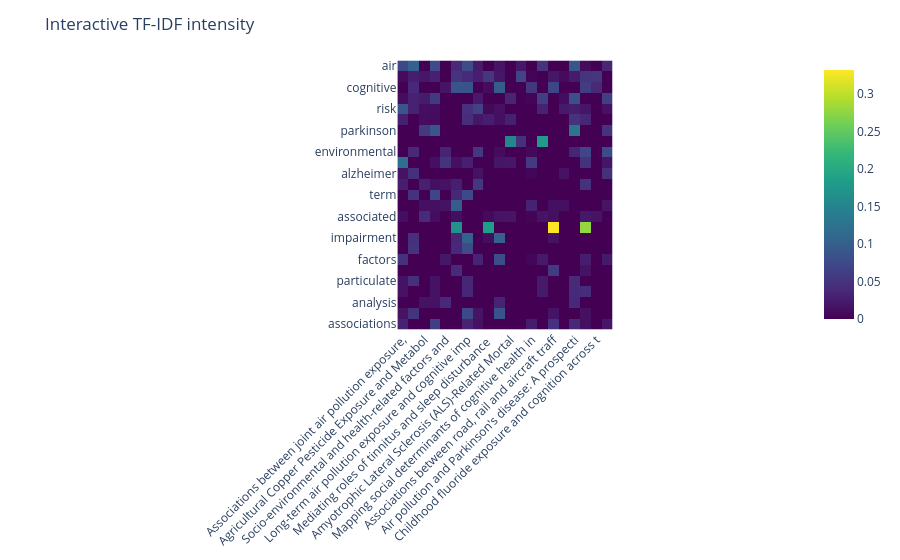

Here is the notebook cell this chart was saved with:
### Code cell
# Term x document TF-IDF intensity for the top terms across the first N documents
MAX_DOCS = 20

term_to_idx = {t: i for i, t in enumerate(feature_names)}
selected = [term_to_idx[t] for t in top_terms.index if t in term_to_idx]
doc_idx = list(range(min(X.shape[0], MAX_DOCS)))

mat = X[doc_idx, :][:, selected].toarray().T  # terms x docs
term_labels = [feature_names[i] for i in selected]
doc_titles = (
    df_filtered.iloc[doc_idx]["title"].fillna("").astype(str).str.slice(0, 50).tolist()
)

plt.figure(figsize=(max(10, len(doc_titles) * 0.8), max(6, len(term_labels) * 0.35)))
sns.heatmap(mat, yticklabels=term_labels, xticklabels=doc_titles, cmap="viridis", linewidths=0.3)
plt.title(f"TF-IDF intensity (top {len(term_labels)} terms x {len(doc_titles)} docs)")
plt.xlabel("documents")
plt.ylabel("n-gram term")
plt.xticks(rotation=45, ha="right")
plt.tight_layout()
plt.show()

if _HAS_PLOTLY:
    fig = px.imshow(mat, x=doc_titles, y=term_labels, color_continuous_scale="Viridis")
    fig.update_layout(title="Interactive TF-IDF intensity", xaxis={"tickangle": -45})
    try:
        fig.show()
    except ValueError as e:
        # Interactive Plotly rendering needs nbformat>=4.2.0 in the kernel.
        # The static seaborn heatmap above already shows the same data.
        print("Skipping interactive Plotly chart -", e)
        print("To enable it, install nbformat in this kernel: pip install nbformat")

### Figure 1 — Plotly figure (JSON) as saved in the notebook; plotly's stock layout.template omitted (floating-point values rounded to 4 significant figures; data arrays with more than 128 entries replaced by an {"elided": "..."} marker saying what was removed)
{"data": [{"coloraxis": "coloraxis", "hovertemplate": "x: %{x}<br>y: %{y}<br>color: %{z}<extra></extra>", "name": "0", "type": "heatmap", "x": ["Associations between joint air pollution exposure,", "Dissecting the effect of long-term exposure to air", "Agricultural Copper Pesticide Exposure and Metabol", "Short-term associations between ambient air pollut", "Socio-environmental and health-related factors and", "Co-exposure to air pollution and noise from traffi", "Long-term air pollution exposure and cognitive imp", "Environmental Factors and Risk of Early-Onset Deme", "Mediating roles of tinnitus and sleep disturbance ", "Bayesian network analysis of cognitive impairment ", "Amyotrophic Lateral Sclerosis (ALS)-Related Mortal", "Development of Life Course Exposure Estimates Usin", "Mapping social determinants of cognitive health in", "Air pollution and disease progression in a Univers", "Associations between road, rail and aircraft traff", "Key research priorities in methodological approach", "Air pollution and Parkinson's disease: A prospecti", "A cross-sectional study on the association between", "Childhood fluoride exposure and cognition across t", "Environmental toxins in neurodegeneration - a narr"], "xaxis": "x", "y": ["air", "exposure", "cognitive", "disease", "risk", "study", "parkinson", "als", "environmental", "health", "alzheimer", "association", "term", "studies", "associated", "noise", "impairment", "long term", "factors", "function", "particulate", "matter", "analysis", "older", "associations"], "yaxis": "y", "z": {"elided": "25x20 float values"}}], "layout": {"coloraxis": {"colorscale": [[0, "#440154"], [0.1111, "#482878"], [0.2222, "#3e4989"], [0.3333, "#31688e"], [0.4444, "#26828e"], [0.5556, "#1f9e89"], [0.6667, "#35b779"], [0.7778, "#6ece58"], [0.8889, "#b5de2b"], [1, "#fde725"]]}, "margin": {"t": 60}, "title": {"text": "Interactive TF-IDF intensity"}, "xaxis": {"anchor": "y", "constrain": "domain", "domain": [0, 1], "scaleanchor": "y", "tickangle": -45}, "yaxis": {"anchor": "x", "autorange": "reversed", "constrain": "domain", "domain": [0, 1]}}}
